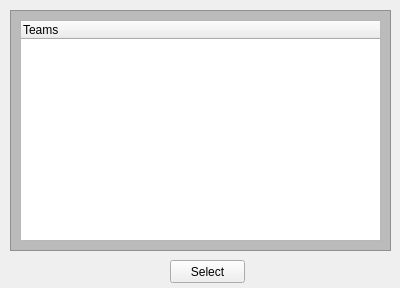
<?xml version="1.0" encoding="UTF-8"?>
<ui version="4.0">
 <class>Form</class>
 <widget class="QWidget" name="Form">
  <property name="geometry">
   <rect>
    <x>0</x>
    <y>0</y>
    <width>400</width>
    <height>288</height>
   </rect>
  </property>
  <property name="windowTitle">
   <string>Form</string>
  </property>
  <widget class="QGraphicsView" name="graphicsView_4">
   <property name="geometry">
    <rect>
     <x>10</x>
     <y>10</y>
     <width>381</width>
     <height>241</height>
    </rect>
   </property>
   <property name="sizePolicy">
    <sizepolicy hsizetype="Preferred" vsizetype="Preferred">
     <horstretch>0</horstretch>
     <verstretch>0</verstretch>
    </sizepolicy>
   </property>
   <property name="styleSheet">
    <string notr="true">QGraphicsView {
	background-color: #BBBBBB
}</string>
   </property>
  </widget>
  <widget class="QPushButton" name="filterSelectButton">
   <property name="geometry">
    <rect>
     <x>170</x>
     <y>260</y>
     <width>75</width>
     <height>23</height>
    </rect>
   </property>
   <property name="text">
    <string>Select</string>
   </property>
  </widget>
  <widget class="QTreeWidget" name="dObjectTree">
   <property name="geometry">
    <rect>
     <x>20</x>
     <y>20</y>
     <width>361</width>
     <height>221</height>
    </rect>
   </property>
   <column>
    <property name="text">
     <string>Teams</string>
    </property>
   </column>
  </widget>
 </widget>
 <resources/>
 <connections/>
</ui>
